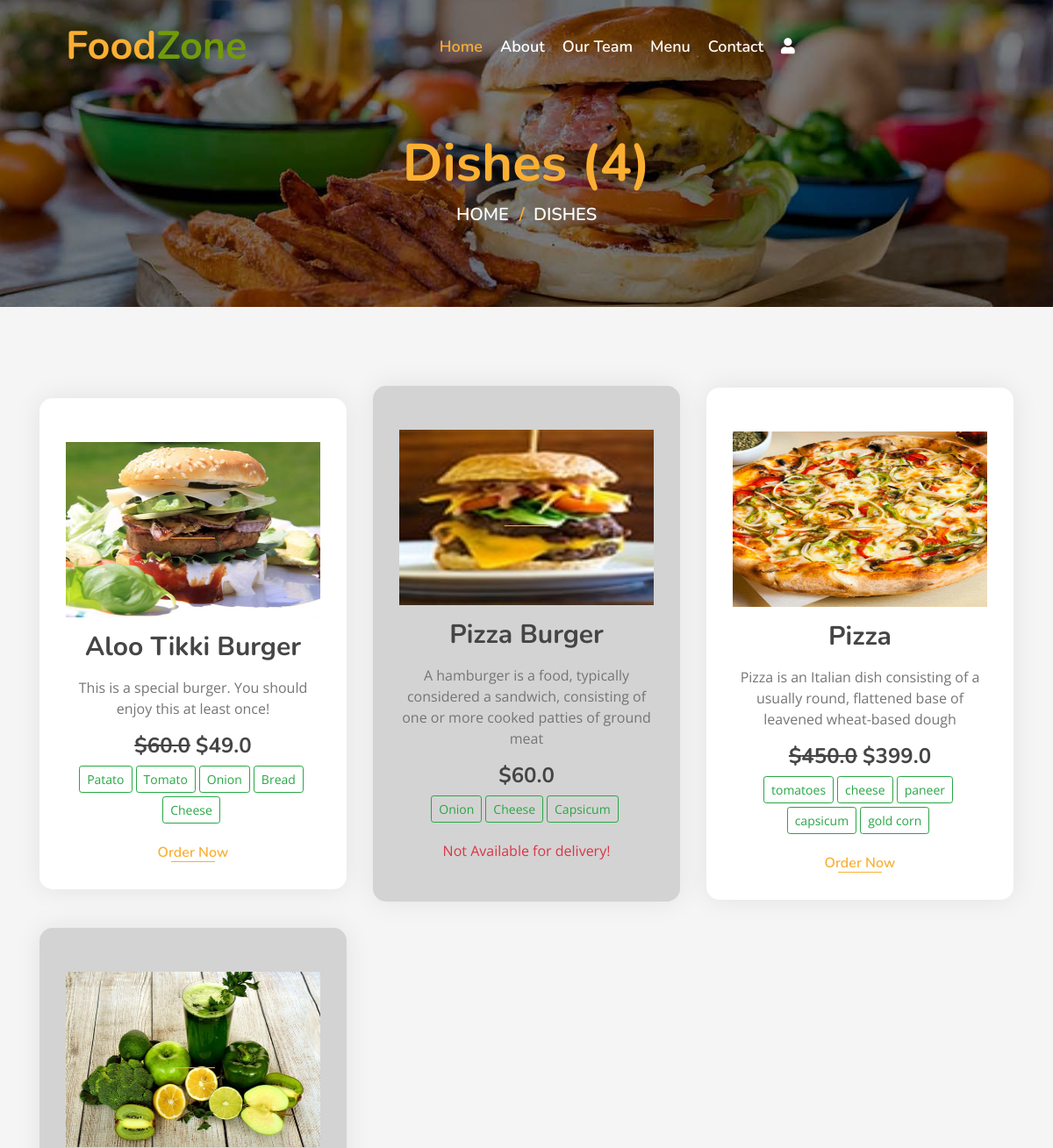
Page /dishes/ (upper part) on the earlier database version.
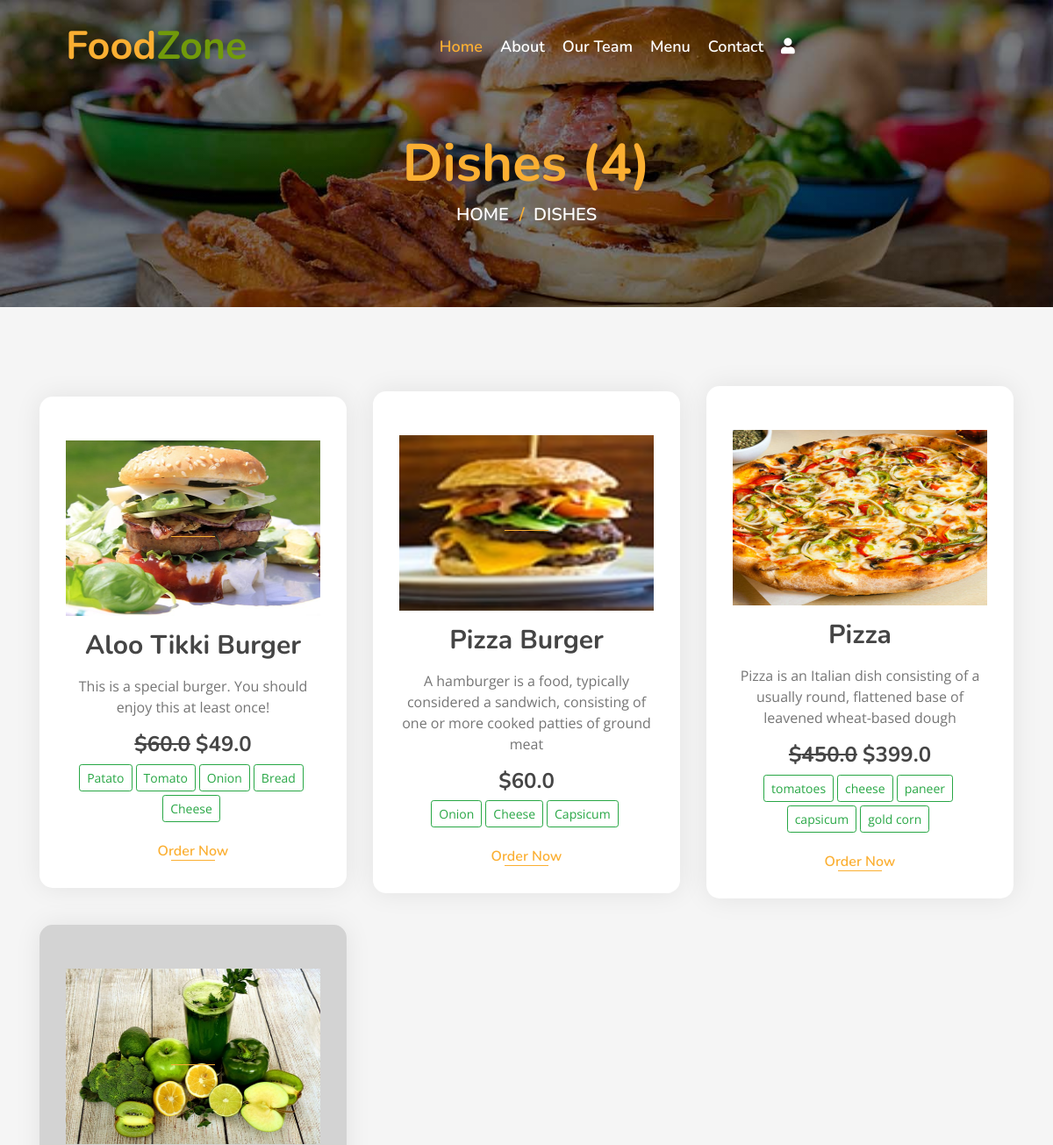
Same page on the later database version.
### myapp/models.py (models this page shows, shortened)
class Dish(models.Model):
    name = models.CharField(max_length=200, unique=True)
    image = models.ImageField(upload_to='dishes/%Y/%m/%d')
    ingredients = models.TextField()
    details = models.TextField(blank=True)
    category = models.ForeignKey(Category, on_delete=models.CASCADE)
    price = models.FloatField()
    discounted_price = models.FloatField(blank=True)
    is_available = models.BooleanField(default=True)
    added_on = models.DateTimeField(auto_now_add=True)
    updated_on = models.DateTimeField(auto_now=True)
    class Meta:
        verbose_name_plural ="Dish Table"

### myapp/views.py (the view)
# urls.py: path('dishes/',views.all_dishes,name="all_dishes"),
def all_dishes(request):
    context={}
    dishes = Dish.objects.all()
    if "q" in request.GET:
        id = request.GET.get("q")
        dishes = Dish.objects.filter(category__id=id)
        context['dish_category'] = Category.objects.get(id=id).name
    context['dishes'] = dishes
    return render(request,'all_dishes.html', context)

### template/all_dishes.html (shortened to what this page needs)
{% extends "base.html" %}
{% block content %}
<div class="page-header mb-0">
    <div class="container">
        <div class="row">
            <div class="col-12">
                <h2>{% if dish_category %} {{dish_category}} {% else %}Dishes {% endif %}({{dishes|length}})</h2>
            </div>
            <div class="col-12">
                <a href="/">Home</a>
                <a href="/dishes">Dishes</a>
            </div>
        </div>
    </div>
</div>
<div class="food mt-0">
    <div class="container">
        <div class="row align-items-center">
        {% for i in dishes %}
            <div class="col-md-4">
                {% if i.is_available %}
                <div class="food-item">
                {% else %}
                <div class="food-item" style="background-color: lightgray;">
                {% endif %}
                    <a href="/media/{{i.image}}" target="_blank"><img src="/media/{{i.image}}" style="height: 200px;width: 100%;"></a>
                    <h2 class="my-3">{{i.name}}</h2>
                    <p>
                        {{i.details}}
                    </p>
                    <h4 class="menu-text" style="font-weight: normal;">
                        {% if i.price != i.discounted_price %}
                            <strong><del>&dollar;{{i.price}}</del></strong>
                        {% endif %}
                            <strong>&dollar;{{i.discounted_price}}</strong>
                    </h4>
                    <p>
                    </p>
                    {% if i.is_available %}
                    <a href="{% url 'dish' id=i.id %}">Order Now</a>
                    {% else %}
                        <p class="text-danger">Not Available for delivery!</p>
                    {% endif %}
                </div>
            </div>
        {% endfor %}
        </div>
    </div>
</div>
{% endblock %}

### template/base.html (shortened to what this page needs)
<!DOCTYPE html>
{% load static %}
<html lang="en">
    <head>
        <link href="https://stackpath.bootstrapcdn.com/bootstrap/4.4.1/css/bootstrap.min.css" rel="stylesheet">
        <link href="https://cdnjs.cloudflare.com/ajax/libs/font-awesome/5.10.0/css/all.min.css" rel="stylesheet">
        <link href="/static/lib/animate/animate.min.css" rel="stylesheet">
        <link href="/static/lib/owlcarousel/assets/owl.carousel.min.css" rel="stylesheet">
        <link href="/static/lib/flaticon/font/flaticon.css" rel="stylesheet">
        <link href="/static/lib/tempusdominus/css/tempusdominus-bootstrap-4.min.css" rel="stylesheet" />
        <link href="/static/css/style.css" rel="stylesheet">
    </head>
    <body>
        <div class="navbar navbar-expand-lg bg-light navbar-light">
            <div class="container-fluid">
                <a href="{% url 'index' %}" class="navbar-brand">Food<span>Zone</span></a>
                <div class="collapse navbar-collapse justify-content-between" id="navbarCollapse">
                    <div class="navbar-nav mx-auto">
                        <a href="{% url 'index' %}" class="nav-item nav-link active">Home</a>
                        <a href="{% url 'about' %}" class="nav-item nav-link">About</a>
                        <a href="{% url 'team' %}" class="nav-item nav-link">Our Team</a>
                        <a href="{% url 'all_dishes' %}" class="nav-item nav-link">Menu</a>
                        <a href="{% url 'contact' %}" class="nav-item nav-link">Contact</a>
                        {% if user.is_authenticated %}
                        <div class="nav-item dropdown">
                            <a href="#" class="nav-link dropdown-toggle" data-toggle="dropdown"><i class="fas fa-user"></i></a>
                            <div class="dropdown-menu">
                            {% if user.is_superuser or user.is_staff %}
                                <a href="{% url 'admin:index' %}" class="dropdown-item">Dashboard</a>
                            {% else %}
                                <a href="{% url 'dashboard' %}" class="dropdown-item">Dashboard</a>
                            {% endif %}
                                <a href="{% url 'logout' %}" class="dropdown-item">Logout</a>
                            </div>
                        </div>
                        {% else %}
                        <a href="{% url 'register' %}" class="nav-link" ><i class="fas fa-user"></i></a>
                        {% endif %}
                    </div>
                </div>
            </div>
        </div>
        {% block content %}
        {% endblock %}
    </body>
</html>

### static/css/style.css (style rules this page uses)
body { color: #757575; background: #ffffff; font-family: 'open sans', sans-serif; }
h1, h2, h3, h4, h5, h6 { color: #454545; font-family: 'Nunito', sans-serif; }
a { font-family: 'Nunito', sans-serif; font-weight: 600; color: #fbaf32; transition: .3s; }
.container-fluid { max-width: 1366px; }
.navbar { position: relative; transition: .5s; z-index: 999; }
.navbar .navbar-brand { margin: 0; color: #fbaf32; font-size: 45px; line-height: 0px; font-weight: 700; font-family: 'Nunito', sans-serif; transition: .5s; }
.navbar .navbar-brand span { color: #719a0a; }
@media (min-width: 992px) { .navbar { position: absolute; width: 100%; padding: 30px 60px; background: transparent !important; z-index: 9; } }
@media (min-width: 992px) { .navbar .navbar-brand { color: #fbaf32; } }
@media (min-width: 992px) { .navbar-light .navbar-nav .nav-link, .navbar-light .navbar-nav .nav-link:focus { padding: 10px 10px 8px 10px; font-family: 'Nunito', sans-serif; font-size: 18px; font-weight: 600; color:#ffffff; } }
@media (min-width: 992px) { .navbar-light .navbar-nav .nav-link:hover, .navbar-light .navbar-nav .nav-link.active { color: #fbaf32; } }
.page-header { position: relative; margin-bottom: 45px; padding: 150px 0 90px 0; text-align: center; background: linear-gradient(rgba(0, 0, 0, .5), rgba(0, 0, 0, .5)), url(../img/page-header.jpg); background-position: center; background-repeat: no-repeat; background-size: cover; }
.page-header h2 { position: relative; color: #fbaf32; font-size: 60px; font-weight: 700; }
.page-header a { position: relative; padding: 0 12px; font-size: 20px; text-transform: uppercase; color: #ffffff; }
.page-header a::after { position: absolute; content: "/"; width: 8px; height: 8px; top: -1px; right: -7px; text-align: center; color: #fbaf32; }
.page-header a:last-child::after { display: none; }
.food { position: relative; width: 100%; padding: 90px 0 60px 0; margin: 45px 0; background: rgba(0, 0, 0, .04); }
.food .food-item { position: relative; width: 100%; margin-bottom: 30px; padding: 50px 30px 30px; text-align: center; background: #ffffff; border-radius: 15px; box-shadow: 0 0 30px rgba(0, 0, 0, .08); transition: .3s; }
.food .food-item h2 { font-size: 30px; font-weight: 700; }
.food .food-item a { position: relative; font-size: 16px; }
.food .food-item a::after { position: absolute; content: ""; width: 50px; height: 1px; bottom: 0; left: calc(50% - 25px); background: #fbaf32; transition: .3s; }

Differences in the rows shown:
changed Dish "Pizza Burger": is_available "Not Available for delivery!" → "Order Now"
